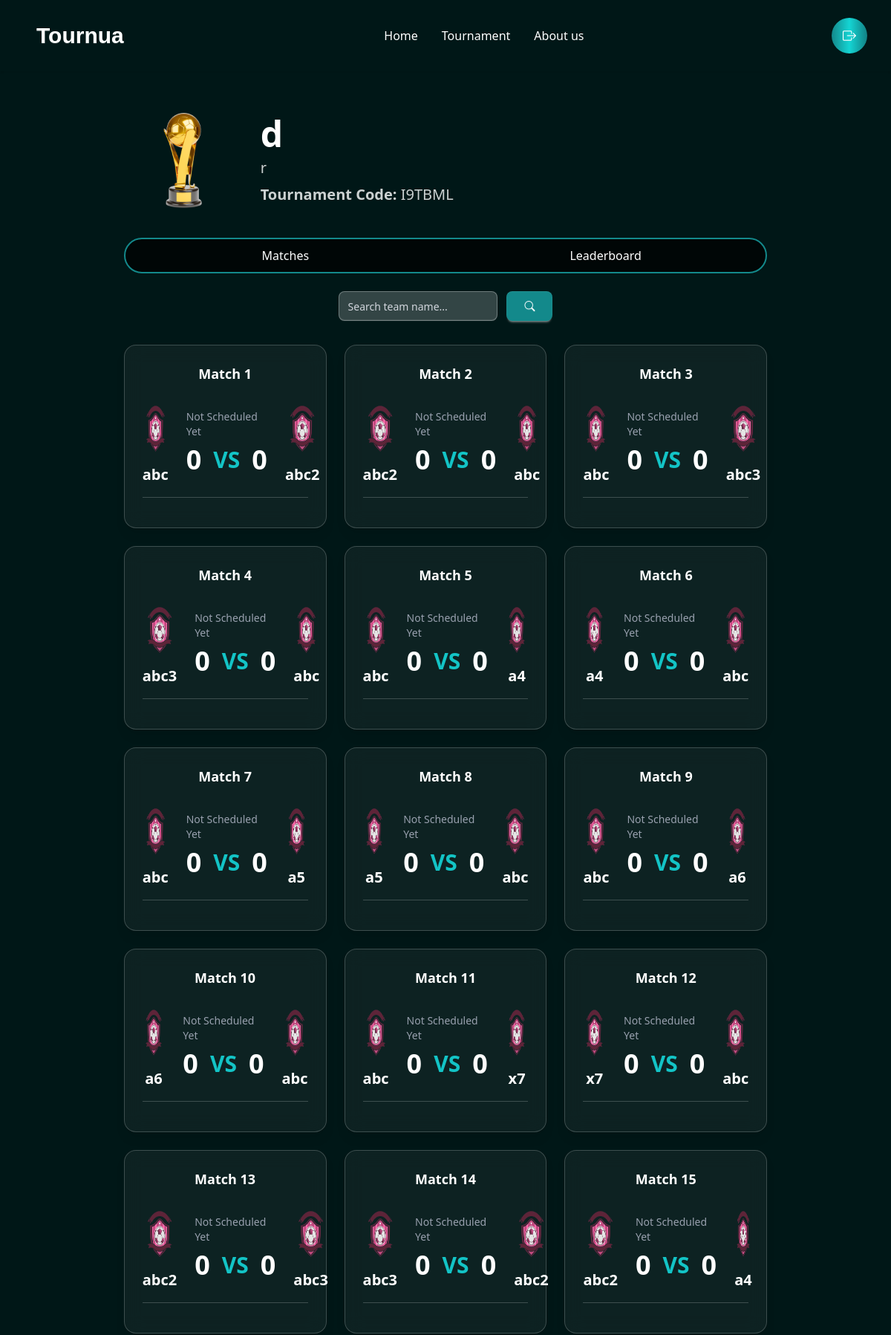
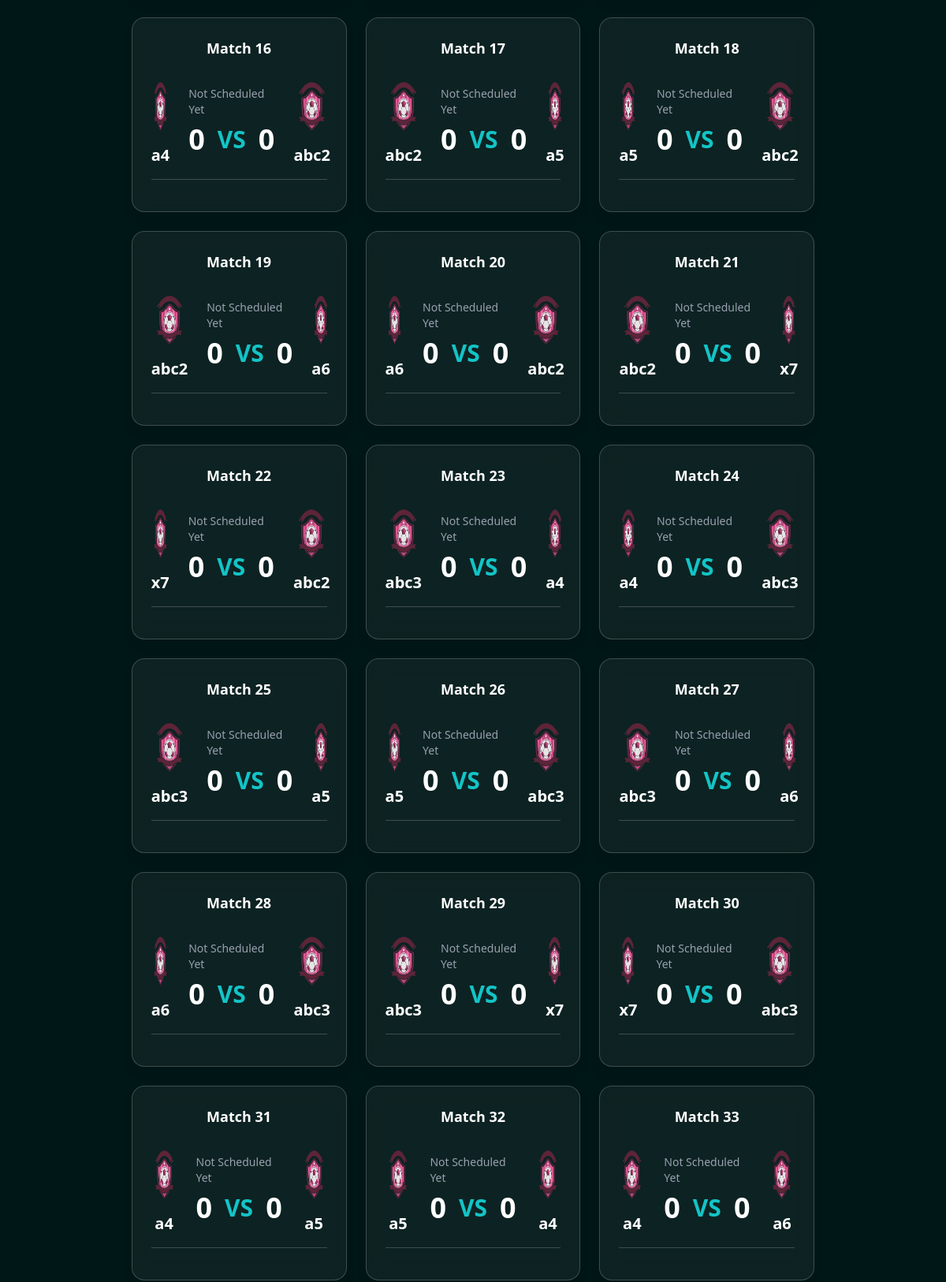
Page /Tournua/tournament/9 (upper part) on the committed database (2 pictures, top to bottom).
### tournua/models.py (models this page shows, shortened)
class Tournament(models.Model):
    user = models.ForeignKey(UserAccount, on_delete=models.CASCADE, related_name="tournaments")
    code = models.CharField(max_length=8, unique=True, editable=False)
    name = models.CharField(max_length=200)
    description = models.TextField(blank=True)
    trophy = models.ImageField(upload_to="trophies/", blank=True, null=True)
    tournament_type = models.CharField(max_length=50, choices=[("online", "Online"), ("offline", "Offline")])
    player_type = models.CharField(max_length=50, choices=[("single", "Single"), ("team", "Team")])
    format = models.CharField(max_length=50, choices=[("Knockout", "Knockout"), ("League", "League")])
    num_groups = models.IntegerField(default=2)
    teams_per_group = models.IntegerField(default=4)
    created_at = models.DateTimeField(auto_now_add=True)
    participants = models.ManyToManyField(UserAccount, related_name="joined_tournaments", blank=True)

class Match(models.Model):
    tournament = models.ForeignKey(Tournament, on_delete=models.CASCADE, related_name="matches")
    team1 = models.ForeignKey(Team, on_delete=models.CASCADE, related_name="team1_matches")
    team2 = models.ForeignKey(Team, on_delete=models.CASCADE, related_name="team2_matches")
    match_date = models.DateTimeField(blank=True, null=True)  # optional
    team1_score = models.IntegerField(default=0)
    team2_score = models.IntegerField(default=0)
    played = models.BooleanField(default=False)
    created_at = models.DateTimeField(auto_now_add=True)

class Team(models.Model):
    tournament = models.ForeignKey(Tournament, on_delete=models.CASCADE, related_name="teams")
    name = models.CharField(max_length=200)
    logo = models.ImageField(upload_to="team_logos/", blank=True, null=True)

### tournua/views.py (the view)
# urls.py: path("tournament/<int:tournament_id>", views.tournament_view, name="viewTournament"),
def tournament_view(request, tournament_id):
    user = None
    user_id = request.session.get("user_id")
    if user_id:
        try:
            user = UserAccount.objects.get(id=user_id)
        except UserAccount.DoesNotExist:
            user = None
    tournament = get_object_or_404(Tournament, id=tournament_id)
    matches = Match.objects.filter(tournament=tournament).select_related('team1', 'team2').order_by('created_at')
    all_matches = list(matches)
    for idx, match in enumerate(all_matches, start=1):
        match.display_number = idx  # virtual field (not in DB)
    query = request.GET.get('q', '').strip()
    if query:
        filtered_matches = [
            m for m in all_matches
            if query.lower() in m.team1.name.lower() or query.lower() in m.team2.name.lower()
        ]
    else:
        filtered_matches = all_matches
    is_creator = user and tournament.user == user
    teams_count = tournament.teams.count()
    context = {
        'tournament': tournament,
        'matches': filtered_matches,
        'user': user,
        'is_creator': is_creator,
        'query': query,
        'teams_count' : teams_count,
    }
    return render(request, 'view.html', context)

### template/view.html (shortened to what this page needs)
{% load static %}
<!DOCTYPE html>
<html lang="en">
<head>
<link href="https://cdn.jsdelivr.net/npm/daisyui@5" rel="stylesheet" type="text/css" />
<script src="https://cdn.jsdelivr.net/npm/@tailwindcss/browser@4"></script>
<link rel="stylesheet" href="https://cdn.jsdelivr.net/npm/bootstrap-icons@1.13.1/font/bootstrap-icons.min.css">
<link rel="stylesheet" href="{% static 'css/style.css' %}">
</head>
<body class="bg-[#001717]">
<header>
  <div class="navbar shadow-sm px-4 py-4 lg:px-8 lg:py-6 flex justify-between items-center">
    <a class="btn btn-ghost text-2xl lg:text-3xl text-white font-cs-gelios">Tournua</a>
    <div class="hidden lg:flex gap-8 text-white font-medium">
      <a href="{% url 'dashboard' %}">Home</a>
      <a href="#">Tournament</a>
      <a href="#">About us</a>
    </div>
    <a href="{% url 'logout' %}" class="relative inline-flex items-center justify-center w-10 h-10 lg:w-12 lg:h-12 text-white bg-black rounded-full">
      <span class="absolute inset-0 rounded-full p-[2px] bg-gradient-to-r from-[#13898B] via-[#14D5D4] via-[#0C6083] to-[#118285]"></span>
      <span class="relative z-10 flex items-center justify-center w-full h-full rounded-full">
        <i class="bi bi-box-arrow-right text-lg"></i>
      </span>
    </a>
  </div>
</header>
<main class="flex flex-col items-center px-4 py-10 gap-10 lg:px-20">
  <div class="mx-auto h-auto w-10/12  bg-cover bg-center">
    <div class="flex justify-between items-center">
      <div class="flex flex-col sm:flex-row sm:items-center gap-4 sm:gap-6">
        <img src="{% static 'trophies/Trophy1.png' %}" alt="Trophy" class="w-24 sm:w-32 lg:w-40 object-contain mx-auto sm:mx-0">
        <div class="text-white text-center sm:text-left space-y-2">
          <p class="text-3xl sm:text-4xl lg:text-5xl font-semibold">{{ tournament.name }}</p>
          <p class="text-lg sm:text-xl text-white/80">{{ tournament.description }}</p>
          <p class="text-lg sm:text-xl text-white/80"><b>Tournament Code:</b> {{ tournament.code }}</p>
        </div>
      </div>
    </div>
    <div class="w-full flex rounded-3xl border-2 border-[#13898B] overflow-hidden text-white bg-black/70 backdrop-blur-md mt-6">
      <button class="w-1/2 py-2.5 font-medium text-center transition-all duration-200 hover:bg-[#13898B]/30 focus:bg-[#13898B] focus:text-white">
        Matches
      </button>
      <a href="{% url 'leaderboard' tournament.id %}" id="tournament-leaderboard" class="w-1/2 py-2.5 font-medium text-center transition-all duration-200 hover:bg-[#13898B]/30 focus:bg-[#13898B] focus:text-white">
        Leaderboard
      </a>
    </div>
      <div class="w-full sm:w-1/3 mx-auto mt-6">
        <form method="get" action="" class="flex items-center gap-3">
          <input
          type="text"
          name="q"
          placeholder="Search team name..."
          value="{{ query|default:'' }}"
          class="input input-bordered w-full bg-white/20 text-white placeholder-gray-300 focus:outline-none focus:border-[#13898B] border-white/30 rounded-lg"
          oninput="if(this.value === '') this.form.submit()" />
          <button type="submit"
                  class="btn bg-[#13898B] hover:bg-[#0f6c6d] text-white border-none rounded-lg px-6">
            <i class="bi bi-search"></i>
          </button>
        </form>
      </div>
    <div class="grid grid-cols-1 sm:grid-cols-2 lg:grid-cols-3 gap-6 mt-8">
      {% for match in matches %}
      <div id="match-{{ forloop.counter}}" class="match bg-white/5 backdrop-blur-md rounded-2xl border border-white/20 p-6 hover:scale-[1.02] hover:bg-white/20 transition duration-300 shadow-lg hover:border-[#13898B]">
        <p class="text-white text-center text-lg font-semibold mb-5">
          Match {{ match.display_number }}
        </p>
        <div class="flex flex-col sm:flex-row items-center justify-between gap-4 sm:gap-6 w-full">
          <div class="flex flex-col items-center justify-center space-y-2">
            <img src="{% static 'trophies/Logo1.png' %}" alt="Team 1 Logo" class="w-16 h-16 sm:w-20 sm:h-20">
            <div class="flex items-center justify-center">
              <p class="text-lg sm:text-xl text-white font-semibold text-center">{{ match.team1.name }}</p>
            </div>
          </div>
          <div class="flex flex-col items-center gap-2 text-white">
            {% if match.played %}
              <p class="text-sm text-green-400 font-medium uppercase tracking-wide">Played</p>
            {% elif match.match_date %}
              <p class="text-sm text-yellow-300 font-medium">{{ match.match_date|date:"M d, Y h:i A" }}</p>
            {% else %}
              <p class="text-sm text-gray-400 font-medium">Not Scheduled Yet</p>
            {% endif %}
            <div class="flex items-center gap-4 text-3xl sm:text-4xl font-bold">
              <span>{{ match.team1_score|default_if_none:"-" }}</span>
              <span class="text-[#13C4C6] text-2xl sm:text-3xl">VS</span>
              <span>{{ match.team2_score|default_if_none:"-" }}</span>
            </div>
          </div>
          <div class="flex flex-col items-center justify-center space-y-2">
            <img src="{% static 'trophies/Logo1.png' %}" alt="Team 2 Logo" class="w-16 h-16 sm:w-20 sm:h-20">
            <div class="flex items-center justify-center">
              <p class="text-lg sm:text-xl text-white font-semibold text-center">{{ match.team2.name }}</p>
            </div>
          </div>
        </div>
        <hr class="my-4 border-white/20">
      </div>
      {% endfor %}
    </div>
  </div>
</main>
</body>
</html>

### static/css/style.css (style rules this page uses)
.font-cs-gelios { font-family: "CS Gelios", sans-serif; }

### rows in the picture
Tournament: name "d", description "r", code "I9TBML"
Match: display_number "1", team1.name "abc", played "Not Scheduled Yet", team1_score "0", team2_score "0", team2.name "abc2"
Match: display_number "2", team1.name "abc2", played "Not Scheduled Yet", team1_score "0", team2_score "0", team2.name "abc"
Match: display_number "3", team1.name "abc", played "Not Scheduled Yet", team1_score "0", team2_score "0", team2.name "abc3"
Match: display_number "4", team1.name "abc3", played "Not Scheduled Yet", team1_score "0", team2_score "0", team2.name "abc"
Match: display_number "5", team1.name "abc", played "Not Scheduled Yet", team1_score "0", team2_score "0", team2.name "a4"
Match: display_number "6", team1.name "a4", played "Not Scheduled Yet", team1_score "0", team2_score "0", team2.name "abc"
Match: display_number "7", team1.name "abc", played "Not Scheduled Yet", team1_score "0", team2_score "0", team2.name "a5"
Match: display_number "8", team1.name "a5", played "Not Scheduled Yet", team1_score "0", team2_score "0", team2.name "abc"
Match: display_number "9", team1.name "abc", played "Not Scheduled Yet", team1_score "0", team2_score "0", team2.name "a6"
Match: display_number "10", team1.name "a6", played "Not Scheduled Yet", team1_score "0", team2_score "0", team2.name "abc"
Match: display_number "11", team1.name "abc", played "Not Scheduled Yet", team1_score "0", team2_score "0", team2.name "x7"
Match: display_number "12", team1.name "x7", played "Not Scheduled Yet", team1_score "0", team2_score "0", team2.name "abc"
Match: display_number "13", team1.name "abc2", played "Not Scheduled Yet", team1_score "0", team2_score "0", team2.name "abc3"
Match: display_number "14", team1.name "abc3", played "Not Scheduled Yet", team1_score "0", team2_score "0", team2.name "abc2"
Match: display_number "15", team1.name "abc2", played "Not Scheduled Yet", team1_score "0", team2_score "0", team2.name "a4"
Match: display_number "16", team1.name "a4", played "Not Scheduled Yet", team1_score "0", team2_score "0", team2.name "abc2"
Match: display_number "17", team1.name "abc2", played "Not Scheduled Yet", team1_score "0", team2_score "0", team2.name "a5"
Match: display_number "18", team1.name "a5", played "Not Scheduled Yet", team1_score "0", team2_score "0", team2.name "abc2"
Match: display_number "19", team1.name "abc2", played "Not Scheduled Yet", team1_score "0", team2_score "0", team2.name "a6"
Match: display_number "20", team1.name "a6", played "Not Scheduled Yet", team1_score "0", team2_score "0", team2.name "abc2"
Match: display_number "21", team1.name "abc2", played "Not Scheduled Yet", team1_score "0", team2_score "0", team2.name "x7"
Match: display_number "22", team1.name "x7", played "Not Scheduled Yet", team1_score "0", team2_score "0", team2.name "abc2"
Match: display_number "23", team1.name "abc3", played "Not Scheduled Yet", team1_score "0", team2_score "0", team2.name "a4"
Match: display_number "24", team1.name "a4", played "Not Scheduled Yet", team1_score "0", team2_score "0", team2.name "abc3"
Match: display_number "25", team1.name "abc3", played "Not Scheduled Yet", team1_score "0", team2_score "0", team2.name "a5"
Match: display_number "26", team1.name "a5", played "Not Scheduled Yet", team1_score "0", team2_score "0", team2.name "abc3"
Match: display_number "27", team1.name "abc3", played "Not Scheduled Yet", team1_score "0", team2_score "0", team2.name "a6"
Match: display_number "28", team1.name "a6", played "Not Scheduled Yet", team1_score "0", team2_score "0", team2.name "abc3"
Match: display_number "29", team1.name "abc3", played "Not Scheduled Yet", team1_score "0", team2_score "0", team2.name "x7"
Match: display_number "30", team1.name "x7", played "Not Scheduled Yet", team1_score "0", team2_score "0", team2.name "abc3"
Match: display_number "31", team1.name "a4", played "Not Scheduled Yet", team1_score "0", team2_score "0", team2.name "a5"
Match: display_number "32", team1.name "a5", played "Not Scheduled Yet", team1_score "0", team2_score "0", team2.name "a4"
Match: display_number "33", team1.name "a4", played "Not Scheduled Yet", team1_score "0", team2_score "0", team2.name "a6"
